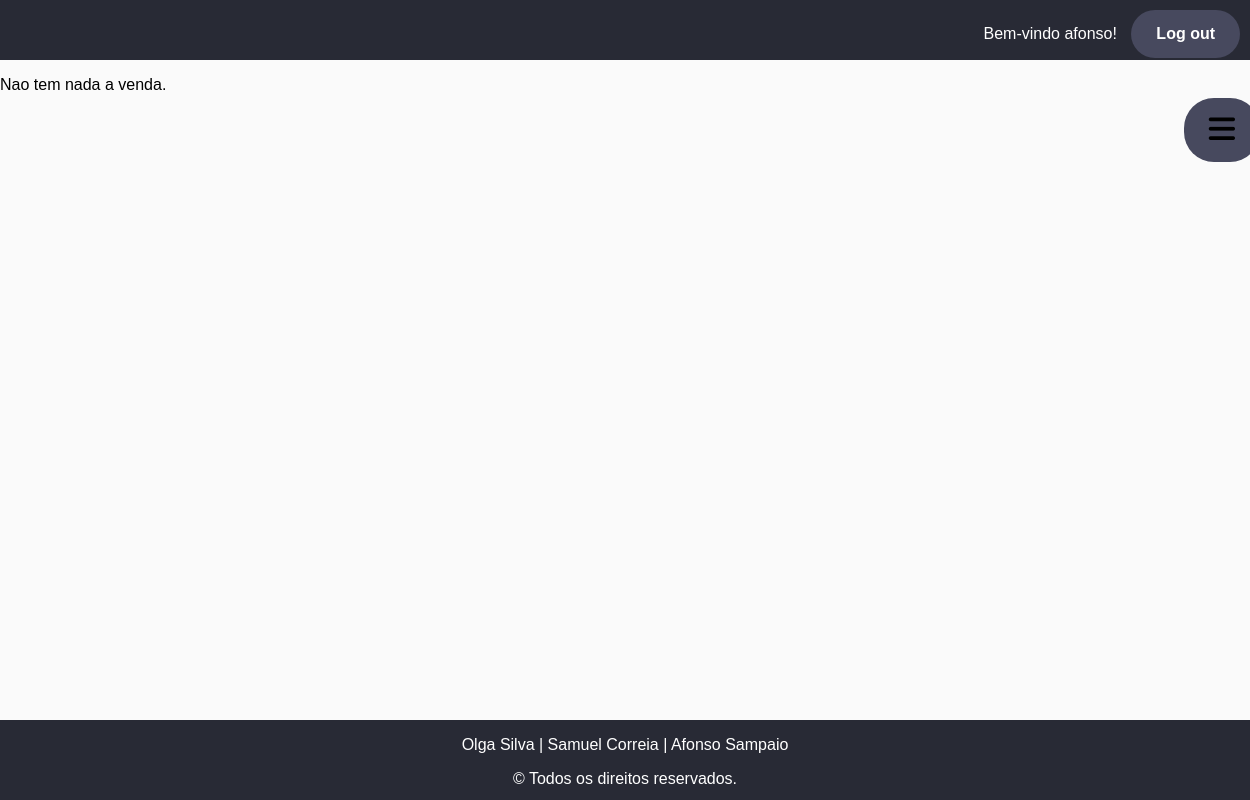
/ibuy/meusprodutos (signed in), run on an earlier commit of the app's database.
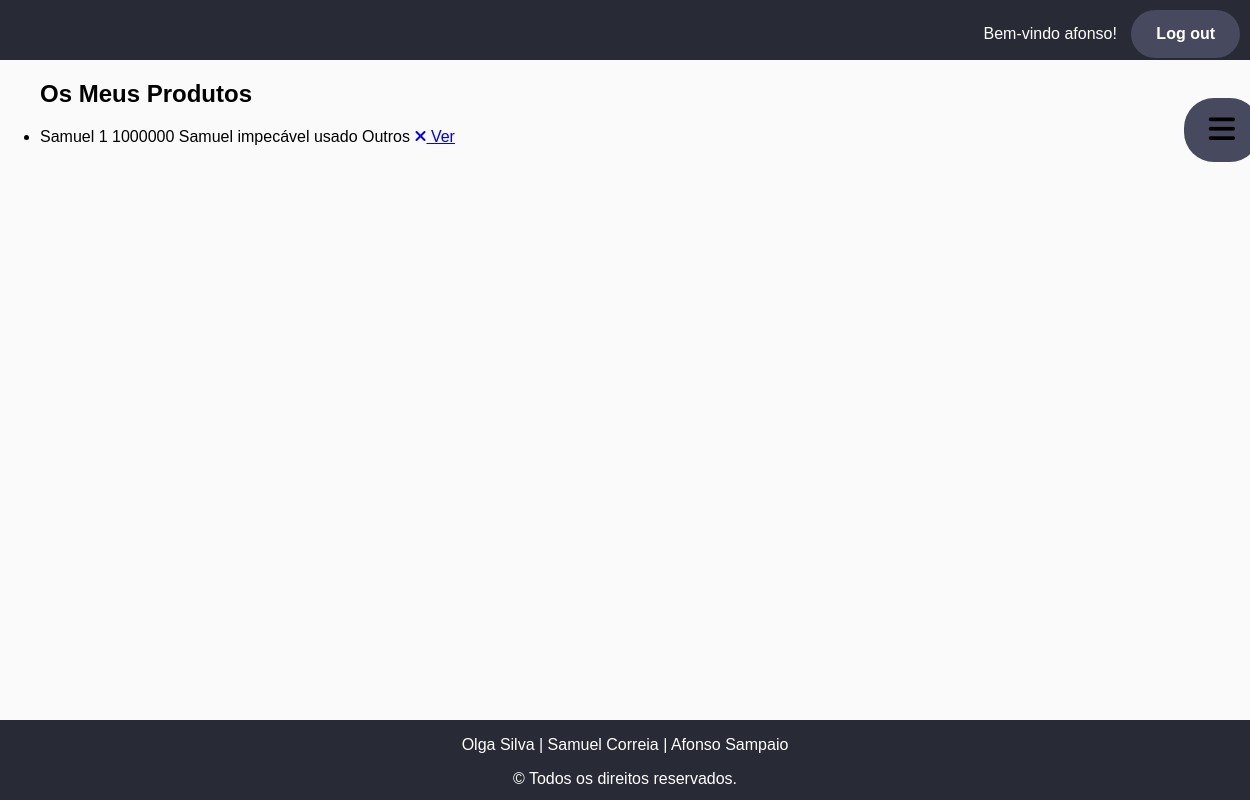
And on a later commit of the database.
### ibuy/models.py (models this page shows, shortened)
class Produto(models.Model):
    user = models.ForeignKey(User, on_delete=models.CASCADE, default="")
    nome = models.CharField(max_length=100)
    categoria = models.ForeignKey(Categoria, on_delete=models.CASCADE, default="", related_name="Categoria")
    quantidade = models.IntegerField(default=0)
    descricao = models.TextField()  # mudar
    preco = models.FloatField(default=0)
    NOVO = 'novo'
    USADO = 'usado'
    OPCOES_CONDICAO = (
        (NOVO, 'Novo'),
        (USADO, 'Usado'),
    )
    condicao = models.CharField(choices=OPCOES_CONDICAO, default=NOVO, max_length=100)

class Categoria(models.Model):
    tipo = models.CharField(max_length=100, default="")

### ibuy/views.py (the view)
# urls.py: path('meusprodutos', views.meusprodutos, name='meusprodutos'),
@login_required(login_url=reverse_lazy('ibuy:loginuser'))
def meusprodutos(request):
    lista_produtos = Produto.objects.filter(user_id=request.user.id)
    context = {'lista_produtos': lista_produtos}
    return render(request, 'ibuy/meusprodutos.html', context)

### ibuy/templates/ibuy/meusprodutos.html (shortened to what this page needs)
{% extends "ibuy/index.html" %}
{% load static %}
{% block content %}
<body>
    <p>
      {% if lista_produtos %}
    <ul>
        <h2>Os Meus Produtos</h2>
        {% for produto in lista_produtos %}
        <li>
            {{ produto.nome }}
            {{ produto.quantidade }}
            {{ produto.preco }}
            {{ produto.descricao }}
            {{ produto.condicao }}
            {{ produto.categoria.tipo }}
            <a href="{% url 'ibuy:apagarproduto' produto.id %}">
                <i class="fa fa-times" aria-hidden="true"></i>
            </a>
            <a href="{% url 'ibuy:produto' produto.id %}">
                Ver
            </a>
        </li>
        {% endfor %}
    </ul>
    {% else %}
    <p>Nao tem nada a venda.</p>
    {% endif %}
</body>
{% endblock %}

What changed in the data, as far as the page shows it:
added Produto: nome "Samuel", quantidade "1", preco "1000000", descricao "Samuel impecável", condicao "usado", categoria.tipo "Outros"
Also different on the page:
text no longer shown: "Nao tem nada a venda."
text now shown: "Os Meus Produtos"
